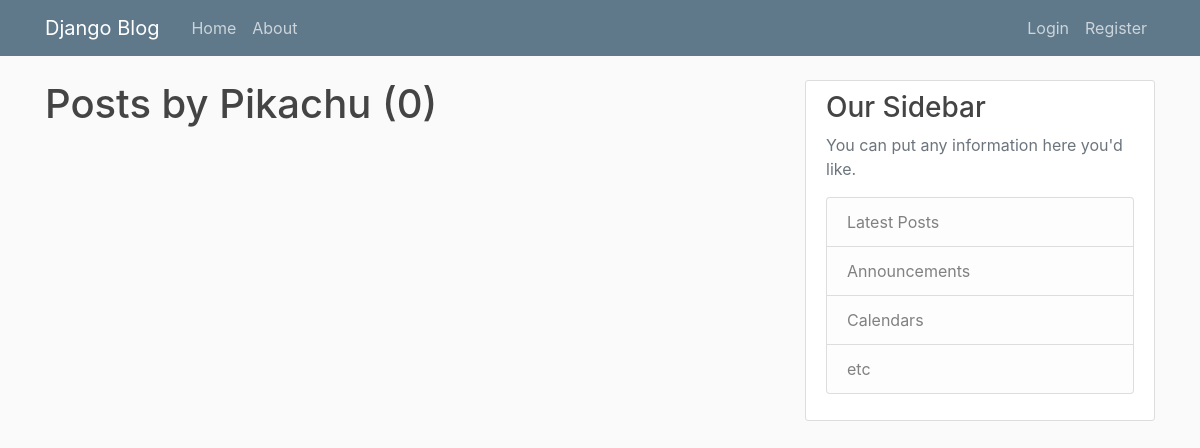
/user/Pikachu, run on an earlier commit of the app's database.
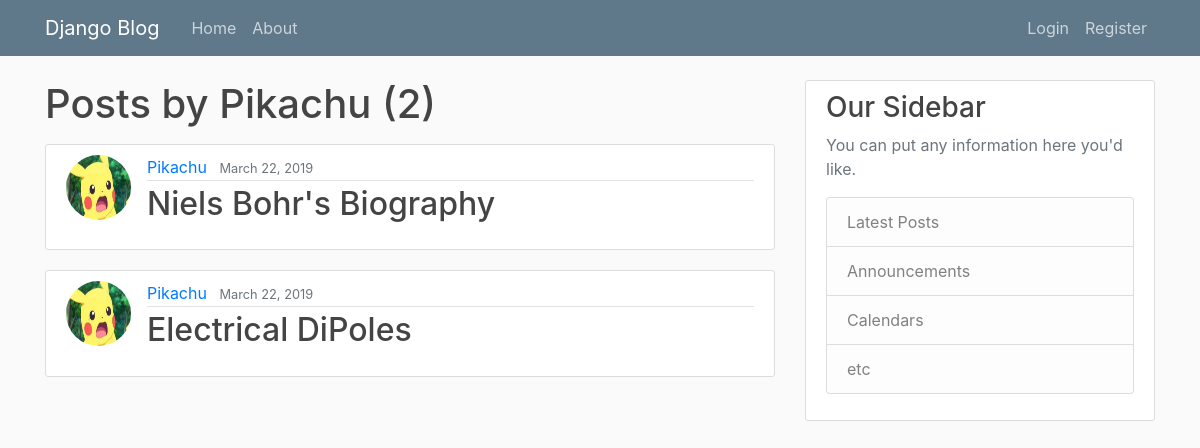
And on a later commit of the database.
### blog/models.py (models this page shows, shortened)
class Post(models.Model):
    title = models.CharField(max_length=100)
    details = models.TextField()
    price = models.IntegerField()
    date_posted = models.DateTimeField(default=timezone.now) # Gets timestamp from users timezone settings
    author = models.ForeignKey(User, on_delete=models.CASCADE) #if user deletes account, cascade deltes all of his posts as well

### users/models.py (models this page shows, shortened)
class Profile(models.Model):
    user = models.OneToOneField(User, on_delete=models.CASCADE)
    image = models.ImageField(default='default.jpg', upload_to='profile_pics')
    gradeLevel = models.CharField(max_length=100) #Freshmen, Sophomore, Junior, Senior
    major = models.CharField(max_length=100) #ComputerScience, Chemical Engineering, Bio, etc.

### blog/views.py (the view)
# urls.py: path('user/<str:username>', UserPostListView.as_view(), name='user-posts'),
class UserPostListView(ListView):
	model = Post
	template_name =  'blog/user_posts.html'
	context_object_name = 'posts'
	paginate_by = 5
	def get_queryset(self):
		 user = get_object_or_404(User, username=self.kwargs.get('username'))
		 return Post.objects.filter(author=user).order_by('-date_posted')

### blog/templates/blog/user_posts.html (shortened to what this page needs)
{% extends "blog/base.html" %} {% block content %}
<h1 class="mb-3">Posts by {{ view.kwargs.username }} ({{ page_obj.paginator.count }})</h1>
{% for post in posts %}
<article class="media content-section">
    <img class="rounded-circle article-img" src="{{ post.author.profile.image.url }}">
    <div class="media-body">
        <div class="article-metadata">
            <a class="mr-2" href="{% url 'user-posts' post.author.username %}">{{ post.author }}</a>
            <small class="text-muted">{{ post.date_posted|date:"F d, Y" }}</small>
        </div>
        <h2><a class="article-title" href="{% url 'post-detail' post.id %}">{{ post.title }}</a></h2>
    </div>
</article>
{% endfor %}  {% endblock content %}

What changed in the data, as far as the page shows it:
added Post: author.profile.image (picture), author "Pikachu", date_posted "March 22, 2019", title "Niels Bohr's Biography"
added Post: author.profile.image (picture), author "Pikachu", date_posted "March 22, 2019", title "Electrical DiPoles"
Also different on the page:
{{ page_obj.paginator.count }}: "0" → "2"
